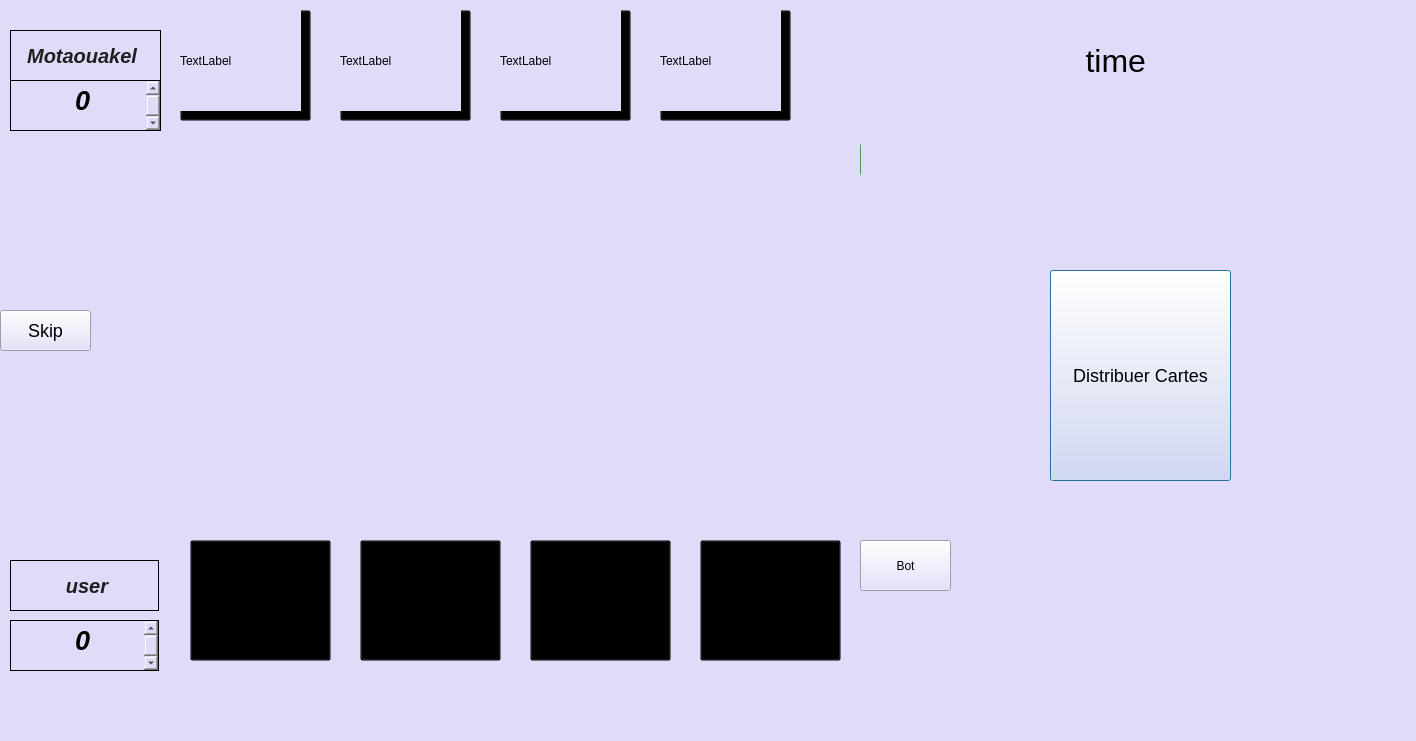
<?xml version="1.0" encoding="UTF-8"?>
<ui version="4.0">
 <class>Dialog</class>
 <widget class="QDialog" name="Dialog">
  <property name="geometry">
   <rect>
    <x>0</x>
    <y>0</y>
    <width>1416</width>
    <height>741</height>
   </rect>
  </property>
  <property name="windowTitle">
   <string>Dialog</string>
  </property>
  <property name="styleSheet">
   <string notr="true">QWidget {
 background-color:rgb(223, 219, 249)  ;
}
QWidget#centralWidget {
    margin: 0;
    padding: 0;
    background-color: red;
}</string>
  </property>
  <widget class="QPushButton" name="jouer">
   <property name="geometry">
    <rect>
     <x>1050</x>
     <y>270</y>
     <width>181</width>
     <height>211</height>
    </rect>
   </property>
   <property name="styleSheet">
    <string notr="true">background:   url(:/images/Free_Playing_Cards_Mockup_7.jpg);
font-size: 18px ; </string>
   </property>
   <property name="text">
    <string>Distribuer Cartes</string>
   </property>
  </widget>
  <widget class="QLabel" name="image_1">
   <property name="geometry">
    <rect>
     <x>90</x>
     <y>170</y>
     <width>141</width>
     <height>141</height>
    </rect>
   </property>
   <property name="styleSheet">
    <string notr="true">
  position: relative; /* Assurez-vous que les autres éléments ont une position relative ou absolue */
    z-index: 0 ;</string>
   </property>
   <property name="text">
    <string/>
   </property>
  </widget>
  <widget class="QPushButton" name="image_5">
   <property name="geometry">
    <rect>
     <x>190</x>
     <y>540</y>
     <width>141</width>
     <height>121</height>
    </rect>
   </property>
   <property name="styleSheet">
    <string notr="true">
    background: transparent;
 position: absolute  ;
z-index : 1 ; 
	



</string>
   </property>
   <property name="text">
    <string/>
   </property>
  </widget>
  <widget class="QPushButton" name="image_6">
   <property name="geometry">
    <rect>
     <x>360</x>
     <y>540</y>
     <width>141</width>
     <height>121</height>
    </rect>
   </property>
   <property name="styleSheet">
    <string notr="true">
    background: transparent;
 position: absolute  ;
z-index : 1 ; 
	



</string>
   </property>
   <property name="text">
    <string/>
   </property>
  </widget>
  <widget class="QPushButton" name="image_7">
   <property name="geometry">
    <rect>
     <x>530</x>
     <y>540</y>
     <width>141</width>
     <height>121</height>
    </rect>
   </property>
   <property name="styleSheet">
    <string notr="true">QPushButton {
    background: transparent;
 position: relative;
}

</string>
   </property>
   <property name="text">
    <string/>
   </property>
  </widget>
  <widget class="QPushButton" name="image_8">
   <property name="geometry">
    <rect>
     <x>700</x>
     <y>540</y>
     <width>141</width>
     <height>121</height>
    </rect>
   </property>
   <property name="styleSheet">
    <string notr="true">QPushButton {
    background: transparent;
 position: relative;
}

</string>
   </property>
   <property name="text">
    <string/>
   </property>
  </widget>
  <widget class="QPushButton" name="image_12">
   <property name="geometry">
    <rect>
     <x>180</x>
     <y>10</y>
     <width>131</width>
     <height>111</height>
    </rect>
   </property>
   <property name="styleSheet">
    <string notr="true">QPushButton {
    background: transparent;
}</string>
   </property>
   <property name="text">
    <string/>
   </property>
  </widget>
  <widget class="QPushButton" name="image_11">
   <property name="geometry">
    <rect>
     <x>340</x>
     <y>10</y>
     <width>131</width>
     <height>111</height>
    </rect>
   </property>
   <property name="styleSheet">
    <string notr="true">QPushButton {
    background: transparent;
}</string>
   </property>
   <property name="text">
    <string/>
   </property>
  </widget>
  <widget class="QPushButton" name="image_10">
   <property name="geometry">
    <rect>
     <x>500</x>
     <y>10</y>
     <width>131</width>
     <height>111</height>
    </rect>
   </property>
   <property name="styleSheet">
    <string notr="true">QPushButton {
    background: transparent;
}</string>
   </property>
   <property name="text">
    <string/>
   </property>
  </widget>
  <widget class="QPushButton" name="image_9">
   <property name="geometry">
    <rect>
     <x>660</x>
     <y>10</y>
     <width>131</width>
     <height>111</height>
    </rect>
   </property>
   <property name="styleSheet">
    <string notr="true">QPushButton {
    background: transparent;
}</string>
   </property>
   <property name="text">
    <string/>
   </property>
  </widget>
  <widget class="QPushButton" name="skip">
   <property name="geometry">
    <rect>
     <x>0</x>
     <y>310</y>
     <width>91</width>
     <height>41</height>
    </rect>
   </property>
   <property name="styleSheet">
    <string notr="true">font-size:18px ; </string>
   </property>
   <property name="text">
    <string>Skip</string>
   </property>
  </widget>
  <widget class="QPushButton" name="pushButton">
   <property name="geometry">
    <rect>
     <x>860</x>
     <y>540</y>
     <width>91</width>
     <height>51</height>
    </rect>
   </property>
   <property name="text">
    <string>Bot</string>
   </property>
  </widget>
  <widget class="QLabel" name="label_3">
   <property name="geometry">
    <rect>
     <x>180</x>
     <y>10</y>
     <width>121</width>
     <height>101</height>
    </rect>
   </property>
   <property name="text">
    <string>TextLabel</string>
   </property>
  </widget>
  <widget class="QLabel" name="label_4">
   <property name="geometry">
    <rect>
     <x>340</x>
     <y>10</y>
     <width>121</width>
     <height>101</height>
    </rect>
   </property>
   <property name="text">
    <string>TextLabel</string>
   </property>
  </widget>
  <widget class="QLabel" name="label_5">
   <property name="geometry">
    <rect>
     <x>500</x>
     <y>10</y>
     <width>121</width>
     <height>101</height>
    </rect>
   </property>
   <property name="text">
    <string>TextLabel</string>
   </property>
  </widget>
  <widget class="QLabel" name="label_6">
   <property name="geometry">
    <rect>
     <x>660</x>
     <y>10</y>
     <width>121</width>
     <height>101</height>
    </rect>
   </property>
   <property name="text">
    <string>TextLabel</string>
   </property>
  </widget>
  <widget class="QLabel" name="image_2">
   <property name="geometry">
    <rect>
     <x>290</x>
     <y>170</y>
     <width>141</width>
     <height>141</height>
    </rect>
   </property>
   <property name="styleSheet">
    <string notr="true">  position: relative; /* Assurez-vous que les autres éléments ont une position relative ou absolue */
    z-index: 1;</string>
   </property>
   <property name="text">
    <string/>
   </property>
  </widget>
  <widget class="QLabel" name="image_4">
   <property name="geometry">
    <rect>
     <x>90</x>
     <y>350</y>
     <width>141</width>
     <height>141</height>
    </rect>
   </property>
   <property name="styleSheet">
    <string notr="true"> position: relative;
</string>
   </property>
   <property name="text">
    <string/>
   </property>
  </widget>
  <widget class="QLabel" name="image_3">
   <property name="geometry">
    <rect>
     <x>290</x>
     <y>350</y>
     <width>141</width>
     <height>141</height>
    </rect>
   </property>
   <property name="styleSheet">
    <string notr="true"> position: relative;</string>
   </property>
   <property name="text">
    <string/>
   </property>
  </widget>
  <widget class="QLabel" name="image_13">
   <property name="geometry">
    <rect>
     <x>490</x>
     <y>170</y>
     <width>141</width>
     <height>141</height>
    </rect>
   </property>
   <property name="styleSheet">
    <string notr="true">  position: relative; /* Assurez-vous que les autres éléments ont une position relative ou absolue */
    z-index: 1;</string>
   </property>
   <property name="text">
    <string/>
   </property>
  </widget>
  <widget class="QLabel" name="image_15">
   <property name="geometry">
    <rect>
     <x>690</x>
     <y>170</y>
     <width>141</width>
     <height>141</height>
    </rect>
   </property>
   <property name="styleSheet">
    <string notr="true">  position: relative; /* Assurez-vous que les autres éléments ont une position relative ou absolue */
    z-index: 1;</string>
   </property>
   <property name="text">
    <string/>
   </property>
  </widget>
  <widget class="QLabel" name="image_16">
   <property name="geometry">
    <rect>
     <x>710</x>
     <y>350</y>
     <width>141</width>
     <height>141</height>
    </rect>
   </property>
   <property name="styleSheet">
    <string notr="true"> position: relative;</string>
   </property>
   <property name="text">
    <string/>
   </property>
  </widget>
  <widget class="QLabel" name="image_14">
   <property name="geometry">
    <rect>
     <x>500</x>
     <y>350</y>
     <width>141</width>
     <height>141</height>
    </rect>
   </property>
   <property name="styleSheet">
    <string notr="true"> position: relative;</string>
   </property>
   <property name="text">
    <string/>
   </property>
  </widget>
  <widget class="QWidget" name="layoutWidget">
   <property name="geometry">
    <rect>
     <x>861</x>
     <y>120</y>
     <width>411</width>
     <height>61</height>
    </rect>
   </property>
   <layout class="QVBoxLayout" name="verticalLayout"/>
  </widget>
  <widget class="QWidget" name="layoutWidget">
   <property name="geometry">
    <rect>
     <x>10</x>
     <y>30</y>
     <width>151</width>
     <height>51</height>
    </rect>
   </property>
   <layout class="QVBoxLayout" name="verticalLayout_2">
    <item>
     <widget class="QLabel" name="name_2">
      <property name="styleSheet">
       <string notr="true">QLabel{
font-size : 20px ; 
text-align : center ; font-family: &quot;Arial&quot;, sans-serif;
color : rgb(31, 31, 31); 
font-weight: bold;
font-style: italic; /* Options: normal, italic, or oblique */
border: 1px solid black; 

}</string>
      </property>
      <property name="text">
       <string>  Motaouakel</string>
      </property>
     </widget>
    </item>
   </layout>
  </widget>
  <widget class="QLabel" name="lblTimer">
   <property name="geometry">
    <rect>
     <x>970</x>
     <y>20</y>
     <width>211</width>
     <height>82</height>
    </rect>
   </property>
   <property name="styleSheet">
    <string notr="true">
font-size : 32px ; 

font-widht : bold ; 

text-align : center ;
 font-family : arial ;</string>
   </property>
   <property name="text">
    <string>             time</string>
   </property>
  </widget>
  <widget class="QWidget" name="">
   <property name="geometry">
    <rect>
     <x>860</x>
     <y>120</y>
     <width>410</width>
     <height>79</height>
    </rect>
   </property>
   <layout class="QHBoxLayout" name="horizontalLayout_3">
    <item>
     <widget class="QPushButton" name="stop">
      <property name="styleSheet">
       <string notr="true">

/* Style des boutons */
QPushButton {
    padding: 10px 15px; /* Espacement interne des boutons */
    background-color: rgb(139, 141, 255); /* Couleur de fond du bouton */
    color: #ffffff; /* Couleur du texte du bouton */
    border: 1px solid #45a049; /* Bordure du bouton */
    border-radius: 9px; /* Coins arrondis du bouton */
font-size : 18px ; 
font-family: arial ; 
width : 100px   ; 
}

/* Style des boutons au survol */
QPushButton:hover {
    background-color: #45a049; /* Couleur de fond au survol */
}
/* Style des boutons enfoncés */
QPushButton:pressed {
    background-color: #3c823a; /* Couleur de fond lorsque le bouton est enfoncé */
    border: 1px solid #367532; /* Bordure lorsque le bouton est enfoncé */
}</string>
      </property>
      <property name="text">
       <string>stop</string>
      </property>
     </widget>
    </item>
    <item>
     <widget class="QPushButton" name="continuer">
      <property name="styleSheet">
       <string notr="true">
/* Style des boutons */
QPushButton {
    padding: 10px 15px; /* Espacement interne des boutons */
    background-color: rgb(139, 141, 255); /* Couleur de fond du bouton */
    color: #ffffff; /* Couleur du texte du bouton */
    border: 1px solid #45a049; /* Bordure du bouton */
    border-radius: 9px; /* Coins arrondis du bouton */
font-size : 18px ; 
font-family: arial ; 
width : 100px   ; 
}

/* Style des boutons au survol */
QPushButton:hover {
    background-color: #45a049; /* Couleur de fond au survol */
}
/* Style des boutons enfoncés */
QPushButton:pressed {
    background-color: #3c823a; /* Couleur de fond lorsque le bouton est enfoncé */
    border: 1px solid #367532; /* Bordure lorsque le bouton est enfoncé */
}</string>
      </property>
      <property name="text">
       <string>continuer </string>
      </property>
     </widget>
    </item>
    <item>
     <widget class="QPushButton" name="reset">
      <property name="styleSheet">
       <string notr="true">
/* Style des boutons */
QPushButton {
    padding: 10px 15px; /* Espacement interne des boutons */
    background-color: rgb(139, 141, 255); /* Couleur de fond du bouton */
    color: #ffffff; /* Couleur du texte du bouton */
    border: 1px solid #45a049; /* Bordure du bouton */
    border-radius: 9px; /* Coins arrondis du bouton */
font-size : 18px ; 
font-family: arial ; 
width : 100px   ; 
}

/* Style des boutons au survol */
QPushButton:hover {
    background-color: #45a049; /* Couleur de fond au survol */
}
/* Style des boutons enfoncés */
QPushButton:pressed {
    background-color: #3c823a; /* Couleur de fond lorsque le bouton est enfoncé */
    border: 1px solid #367532; /* Bordure lorsque le bouton est enfoncé */
}</string>
      </property>
      <property name="text">
       <string>reset</string>
      </property>
     </widget>
    </item>
   </layout>
  </widget>
  <widget class="QTextEdit" name="bot_score">
   <property name="geometry">
    <rect>
     <x>10</x>
     <y>80</y>
     <width>151</width>
     <height>51</height>
    </rect>
   </property>
   <property name="styleSheet">
    <string notr="true">font-size : 28px ; 
text-align : center ;
padding-left : 60px ; 
 font-family : arialrgb(50, 50, 50) ;
border: 1px solid black; 
</string>
   </property>
   <property name="html">
    <string>&lt;!DOCTYPE HTML PUBLIC &quot;-//W3C//DTD HTML 4.0//EN&quot; &quot;http://www.w3.org/TR/REC-html40/strict.dtd&quot;&gt;
&lt;html&gt;&lt;head&gt;&lt;meta name=&quot;qrichtext&quot; content=&quot;1&quot; /&gt;&lt;meta charset=&quot;utf-8&quot; /&gt;&lt;style type=&quot;text/css&quot;&gt;
p, li { white-space: pre-wrap; }
hr { height: 1px; border-width: 0; }
li.unchecked::marker { content: &quot;\2610&quot;; }
li.checked::marker { content: &quot;\2612&quot;; }
&lt;/style&gt;&lt;/head&gt;&lt;body style=&quot; font-family:'Segoe UI'; font-size:28px; font-weight:400; font-style:normal;&quot;&gt;
&lt;p style=&quot; margin-top:0px; margin-bottom:0px; margin-left:0px; margin-right:0px; -qt-block-indent:0; text-indent:0px;&quot;&gt;&lt;span style=&quot; font-size:20pt; font-weight:700; font-style:italic;&quot;&gt;0&lt;/span&gt;&lt;/p&gt;
&lt;p style=&quot;-qt-paragraph-type:empty; margin-top:0px; margin-bottom:0px; margin-left:0px; margin-right:0px; -qt-block-indent:0; text-indent:0px; font-size:20pt; font-weight:700; font-style:italic;&quot;&gt;&lt;br /&gt;&lt;/p&gt;&lt;/body&gt;&lt;/html&gt;</string>
   </property>
  </widget>
  <widget class="QTextEdit" name="user_score">
   <property name="geometry">
    <rect>
     <x>10</x>
     <y>620</y>
     <width>149</width>
     <height>51</height>
    </rect>
   </property>
   <property name="styleSheet">
    <string notr="true">font-size : 28px ; 
text-align : center ;
padding-left : 60px ; 
 font-family : arialrgb(50, 50, 50) ;
border: 1px solid black; 
</string>
   </property>
   <property name="html">
    <string>&lt;!DOCTYPE HTML PUBLIC &quot;-//W3C//DTD HTML 4.0//EN&quot; &quot;http://www.w3.org/TR/REC-html40/strict.dtd&quot;&gt;
&lt;html&gt;&lt;head&gt;&lt;meta name=&quot;qrichtext&quot; content=&quot;1&quot; /&gt;&lt;meta charset=&quot;utf-8&quot; /&gt;&lt;style type=&quot;text/css&quot;&gt;
p, li { white-space: pre-wrap; }
hr { height: 1px; border-width: 0; }
li.unchecked::marker { content: &quot;\2610&quot;; }
li.checked::marker { content: &quot;\2612&quot;; }
&lt;/style&gt;&lt;/head&gt;&lt;body style=&quot; font-family:'Segoe UI'; font-size:28px; font-weight:400; font-style:normal;&quot;&gt;
&lt;p style=&quot; margin-top:0px; margin-bottom:0px; margin-left:0px; margin-right:0px; -qt-block-indent:0; text-indent:0px;&quot;&gt;&lt;span style=&quot; font-size:20pt; font-weight:700; font-style:italic;&quot;&gt;0&lt;/span&gt;&lt;/p&gt;
&lt;p style=&quot;-qt-paragraph-type:empty; margin-top:0px; margin-bottom:0px; margin-left:0px; margin-right:0px; -qt-block-indent:0; text-indent:0px; font-size:20pt; font-weight:700; font-style:italic;&quot;&gt;&lt;br /&gt;&lt;/p&gt;&lt;/body&gt;&lt;/html&gt;</string>
   </property>
  </widget>
  <widget class="QLabel" name="name">
   <property name="geometry">
    <rect>
     <x>10</x>
     <y>560</y>
     <width>149</width>
     <height>51</height>
    </rect>
   </property>
   <property name="styleSheet">
    <string notr="true">QLabel{
font-size : 20px ; 
text-align : center ; font-family: &quot;Arial&quot;, sans-serif;
color : rgb(31, 31, 31); 
font-weight: bold;
font-style: italic; /* Options: normal, italic, or oblique */
border: 1px solid black; 

}</string>
   </property>
   <property name="text">
    <string>         user</string>
   </property>
  </widget>
  <zorder>layoutWidget</zorder>
  <zorder>layoutWidget</zorder>
  <zorder>image_12</zorder>
  <zorder>jouer</zorder>
  <zorder>image_1</zorder>
  <zorder>image_5</zorder>
  <zorder>image_6</zorder>
  <zorder>image_7</zorder>
  <zorder>image_8</zorder>
  <zorder>image_11</zorder>
  <zorder>image_10</zorder>
  <zorder>image_9</zorder>
  <zorder>skip</zorder>
  <zorder>pushButton</zorder>
  <zorder>label_3</zorder>
  <zorder>label_4</zorder>
  <zorder>label_5</zorder>
  <zorder>label_6</zorder>
  <zorder>image_2</zorder>
  <zorder>image_4</zorder>
  <zorder>image_3</zorder>
  <zorder>image_13</zorder>
  <zorder>image_15</zorder>
  <zorder>image_16</zorder>
  <zorder>image_14</zorder>
  <zorder>lblTimer</zorder>
  <zorder></zorder>
  <zorder>bot_score</zorder>
  <zorder>user_score</zorder>
  <zorder>name</zorder>
 </widget>
 <resources/>
 <connections/>
</ui>
